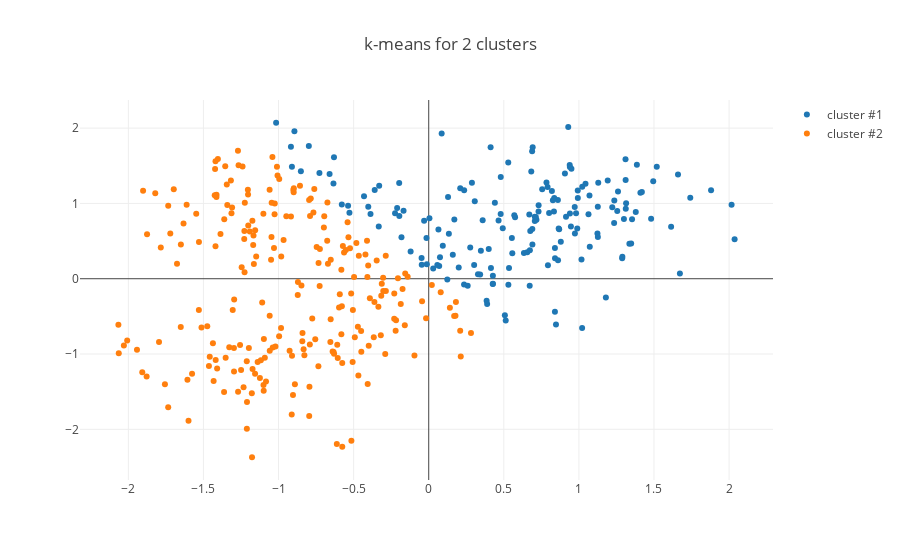
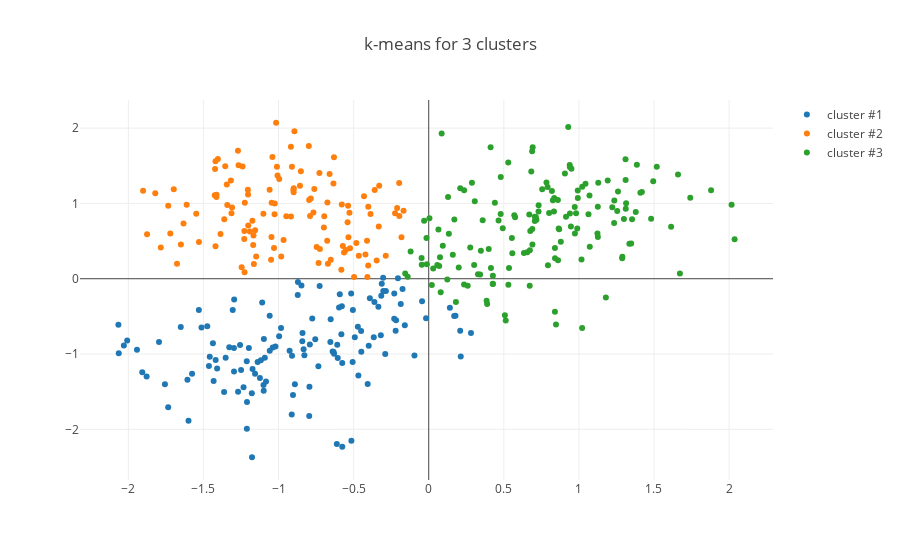
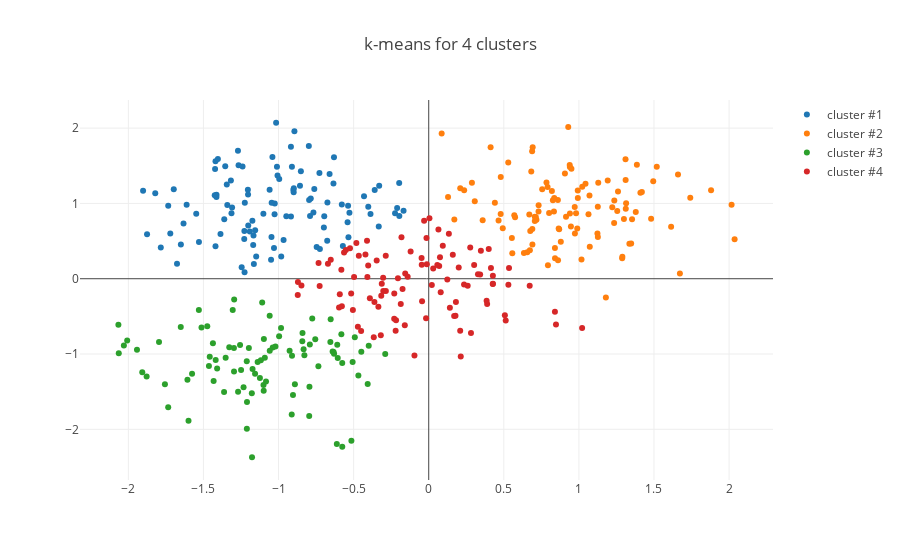
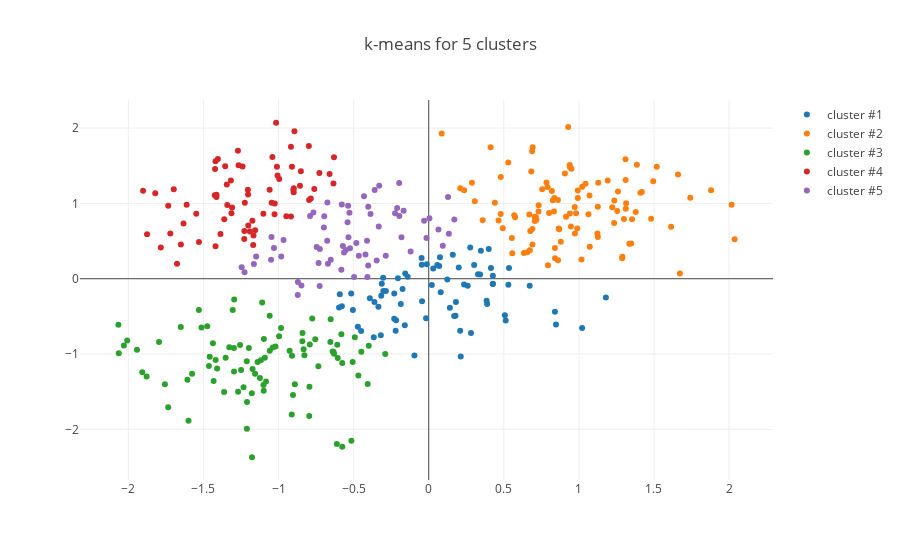

Here is the notebook cell these charts were saved with, in order:
### Code cell
test_k_means(load_blobs_dataset())
